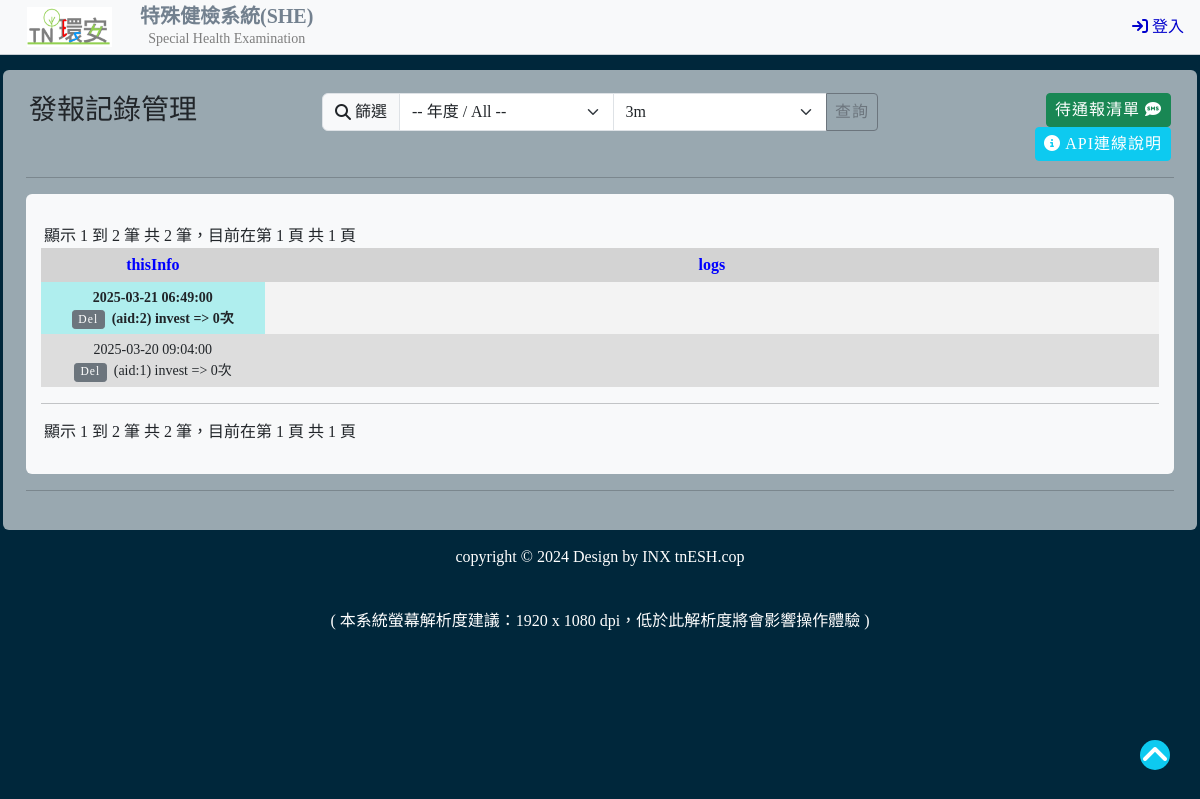
The app's page /autolog/index.php?_year=2025/03/20 with its own data.
### tables this page shows
CREATE TABLE `autolog` (
  `id` int(10) NOT NULL COMMENT 'aid',
  `thisDay` varchar(10) NOT NULL COMMENT 'Log日期',
  `sys` varchar(50) NOT NULL COMMENT '系統名稱',
  `logs` longtext NOT NULL COMMENT '記錄事項',
  `t_stamp` timestamp NOT NULL DEFAULT current_timestamp() ON UPDATE current_timestamp() COMMENT '記錄時間'
);

### pdo.php (called while the page is built, shortened)
<?php
    $sys_id = "she";

### user_info.php (called while the page is built, shortened)
<?php
    $sys_role       = (isset($_SESSION[$sys_id]["role"]))     ? $_SESSION[$sys_id]["role"]     : false ;

### autolog/function.php (called while the page is built, shortened)
<?php
    function show_log_list($request){
        $pdo = pdo();
        $stmt_arr = array();
        extract($request);
        $sql = "SELECT al.*
                FROM `autolog` al ";
        if($_year != 'All'){
            $sql .= " WHERE year(al.thisDay) = ? ";
            array_push($stmt_arr, $_year);
        }
        if($_month != 'All'){
            $sql .= ($_year != "All" ? " AND ":" WHERE ") ;
            $sql .= " month(al.thisDay) = ? ";
            array_push($stmt_arr, $_month);
        }
        $sql .= " ORDER BY al.thisDay DESC ";
            if(isset($start) && isset($per)){
                $stmt = $pdo -> prepare($sql.' LIMIT '.$start.', '.$per);
            }else{
                $stmt = $pdo->prepare($sql);
            }
        try {
            if(($_year != 'All') || ($_month != "All")){
                $stmt->execute($stmt_arr);
            }else{
                $stmt->execute();
            }
            $log_lists = $stmt->fetchAll(PDO::FETCH_ASSOC);
            return $log_lists;
        }catch(PDOException $e){
            echo $e->getMessage();
        }
    }

### autolog/index.php (the view, shortened to what this page needs)
<?php
    require_once("../pdo.php");
    require_once("function.php");
        $_year = (isset($_REQUEST["_year"])) ? $_REQUEST["_year"] : date('Y');
        $_month = (isset($_REQUEST["_month"])) ? $_REQUEST["_month"] : date('m');
        $query_arr = array(
            '_year' => $_year,
            '_month' => $_month
        );
    $row_lists    = show_log_list($query_arr);
        $per_total = count($row_lists);
        $per = 5;
        $pages = ceil($per_total/$per);
        $page = (!isset($_GET['page'])) ? 1 : $_GET['page'];
        $start = ($page-1)*$per;
            $query_arr["start"]  = $start;
            $query_arr["per"]    = $per;
        $row_lists_div = show_log_list($query_arr);
        $page_start = $start +1;
        $page_end = $start + $per;
        if($page_end>$per_total){
            $page_end = $per_total;
        }
?>
<?php include("../template/header.php"); ?>
<?php include("../template/nav.php"); ?>
<head>
    <link href="../../libs/aos/aos.css" rel="stylesheet">
</head>
<body>
    <div class="col-12">
        <div class="row justify-content-center">
            <div class="col_xl_12 col-12 rounded p-2" style="background-color: rgba(255, 255, 255, .6);">
                <div id="table">
                    <div id="send_list_table" class="col-12">
                        <div class="row">
                            <div class="col-12 col-md-3 py-0">
                                <h3>發報記錄管理</h3>
                            </div>
                            <div class="col-6 col-md-6 py-0">
                                <form action="" method="post">
                                    <div class="input-group">
                                        <span class="input-group-text"><i class="fa fa-search"></i>&nbsp篩選</span>
                                        <select name="_year" id="_year" class="form-select">
                                            <option for="_year" value="All" <?php if($_year == "All"){ ?>selected<?php } ?> >-- 年度 / All --</option>
                                        </select>
                                        <select name="_month" id="_month" class="form-select">
                                            <?php foreach (range(1, 12) as $item) {
                                                    echo "<option for='_month' value='{$item}'";
                                                    echo ($item == $_month ) ? "selected":"";
                                                    echo " >{$item}m</option>";
                                                } ?>
                                        </select>
                                        <button type="submit" class="btn btn-outline-secondary">查詢</button>
                                    </div>
                                </form>
                            </div>
                            <div class="col-6 col-md-3 py-0 text-end">
                                <?php if($sys_role <= 1){
                                    echo " <button type='button' value='../notify' title='Notify發報' class='btn btn-success' onclick='openUrl(this.value)' >待通報清單&nbsp<i class='fa-solid fa-comment-sms'></i></button>";
                                } ?>
                                <a href="#access_info" target="_blank" title="連線說明" class="btn btn-info text-white" data-bs-toggle="modal" data-bs-target="#access_info">
                                    <i class="fa fa-info-circle" aria-hidden="true"></i> API連線說明</a>
                            </div>
                        </div>
                        <hr>
                        <div class="col-12 rounded bg-light">
                            <div class="col-12 p-0">
                                <div class="row">
                                    <div class="col-12 col-md-6 pb-0">
                                        <?php
                                            echo '顯示 '.$page_start.' 到 '.$page_end.' 筆 共 '.$per_total.' 筆，目前在第 '.$page.' 頁 共 '.$pages.' 頁';
                                        ?>
                                    </div>
                                    <div class="col-12 col-md-6 pb-0 text-end">
                                    </div>
                                </div>
                                <table id="log_table" class="display responsive nowrap" style="width:100%">
                                    <thead>
                                        <tr>
                                            <th data-toggle="tooltip" data-placement="bottom" title="記錄敘述">thisInfo</th>
                                            <th data-toggle="tooltip" data-placement="bottom" title="記錄事項" style="width: 80%;">logs</th>
                                        </tr>
                                    </thead>
                                    <tbody>
                                        <?php foreach($row_lists_div as $log){
                                              $logs_log = json_decode($log['logs']);
                                              if(is_object($logs_log)) { $logs_log = (array)$logs_log; }
                                              $logs_json = $logs_log['autoLogs'];
                                        ?>
                                            <tr id="<?php echo $log['id']; ?>">
                                                <td class="<?php echo ($log['thisDay'] == date('Y/m/d')) ? 'today':'';?>">
                                                    <?php
                                                        echo $log['t_stamp']."</br>";
                                                        if($sys_role == 0){ ?>
                                                            <form action="" method="post" class='inf'>
                                                                <input type="submit" name="deleteLog" value="Del" class="btn btn-sm btn-xs btn-secondary" onclick="return confirm('確認刪除？')">
                                                            </form>
                                                    <?php
                                                        echo "&nbsp(aid:".$log['id'].")&nbsp" .$log['sys']." => ".count($logs_json)."次  ";
                                                    }?>
                                                </td>
                                                <td>
                                                </td>
                                            </tr>
                                        <?php } ?>
                                    </tbody>
                                </table>
                                <hr>
                                <div class="row">
                                    <div class="col-12 col-md-6 pt-0">
                                        <?php
                                            echo '顯示 '.$page_start.' 到 '.$page_end.' 筆 共 '.$per_total.' 筆，目前在第 '.$page.' 頁 共 '.$pages.' 頁';
                                        ?>
                                    </div>
                                    <div class="col-12 col-md-6 pt-0 text-end">
                                    </div>
                                </div>
                            </div>
                        </div>
                        <hr>
                    </div>
                </div>
            </div>
        </div>
    </div>
    <div id="gotop">
        <i class="fas fa-angle-up fa-2x"></i>
    </div>
</body>
<?php include("../template/footer.php"); ?>

### css/global.css (style rules this page uses)
:root { --red: #e90b3b; --blue: #008cdd; --green: #00c066; --dark: #181818; --light: #d4d4d4; --white: #fff; --spacing: 5px; }
* { margin: 0; padding: 0; border: 0; font-family: "Segoe UI","微軟正黑體"; box-sizing: border-box; }
.btn { display: inline-block; padding: 4px 8px; text-decoration: none; border-radius: 4px; letter-spacing: 1px; font-size: 16px; }
.btn-xs { padding: 0.35rem 0.35rem; font-size: 0.725rem; line-height: 0.5; border-radius: 0.2rem; }
.p-0 { padding: 0; }
.p-2 { padding: calc(2 * var(--spacing)); }
.pt-0 { padding-top: 0; }
.pb-0 { padding-bottom: 0; }
.py-0 { padding-top: 0;padding-bottom: 0; }

### css/grid.css (style rules this page uses)
.row { display: flex; flex-wrap: wrap; }
.col-6 { flex: 0 0 calc(100% / 12 * 6); }
.col-12 { flex: 0 0 calc(100% / 12 * 12); }
@media (min-width: 960px) { .col-md-3 { flex: 0 0 calc(100% / 12 * 3); } }
@media (min-width: 960px) { .col-md-6 { flex: 0 0 calc(100% / 12 * 6); } }
[class^="col-"] { padding: calc(3 * var(--spacing)); }
.justify-content-center { justify-content: center; }

### css/style.css (style rules this page uses)
* { margin: 0; padding: 0; border: 0; box-sizing: border-box; font-family: 'ubuntu' , '微軟正黑體'; }
body { background-image: linear-gradient(to top left,#00273b,#00273b); background-attachment: fixed; }
table, td, th { border: 0px solid #aaa; border-collapse: collapse; padding: 5px; position: relative; font-size: 14px; text-align: center; margin: auto; }
table, tr { width: 100%; }
table thead, th { color:White; background-color:#5D7B9D; font-weight:bold; position: sticky; z-index: 1; top: 0; }
tr:nth-of-type(even) { background-color: #ddd; }
tr:nth-of-type(odd) { background-color: #f3f3f3; }
a { text-decoration: none; color:#0000CC; }
#gotop { width: 30px; height: 30px; background-color: #0DCAF0; color: #fff; position: fixed; right: 30px; bottom: 30px; display: flex; justify-content: center; align-items: center; border-radius: 50%; cursor: pointer; z-index: 9999; }
tr > th { color: blue; text-align: center; vertical-align: top; word-break: break-all; background-color: lightgrey; font-size: 16px; }
tr > td { vertical-align: middle; }

### autolog/index.php (style rules this page uses)
.today { background-color: paleturquoise; font-weight: bold; }
.inf { display: inline-flex; }

### records on screen
autolog: t_stamp "2025-03-21 06:49:00", id "2", sys "invest", count($logs_json) "0"
autolog: t_stamp "2025-03-20 09:04:00", id "1", sys "invest", count($logs_json) "0"

### other values on screen
$page_start "1"
$page_end "2"
$per_total "2"
$page "1"
$pages "1"
form field _month "3m"
